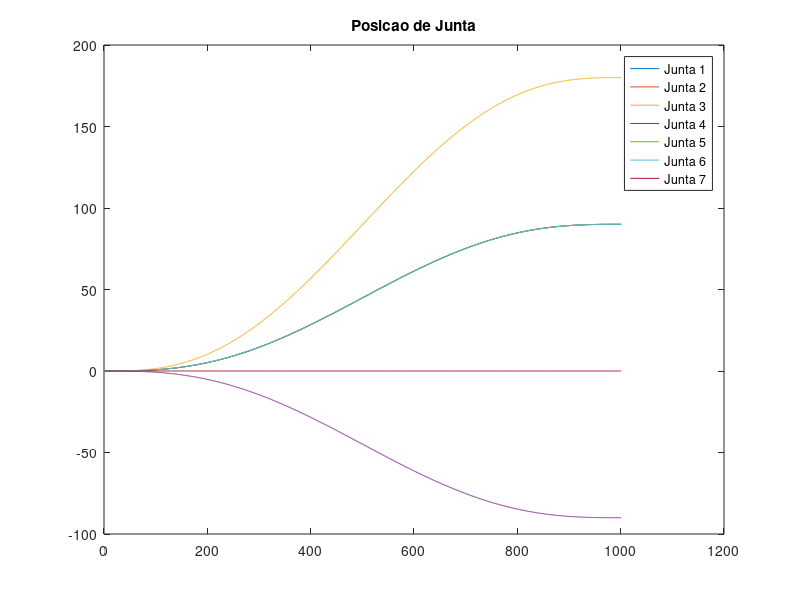
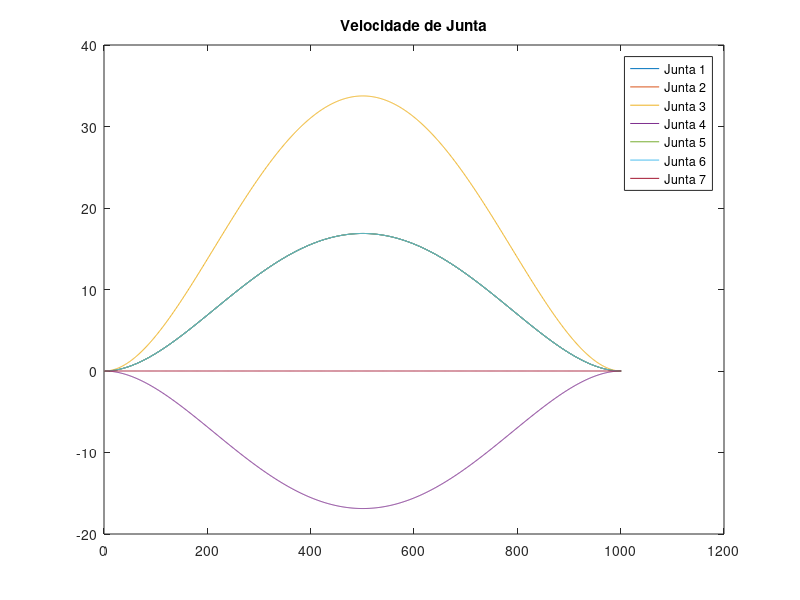
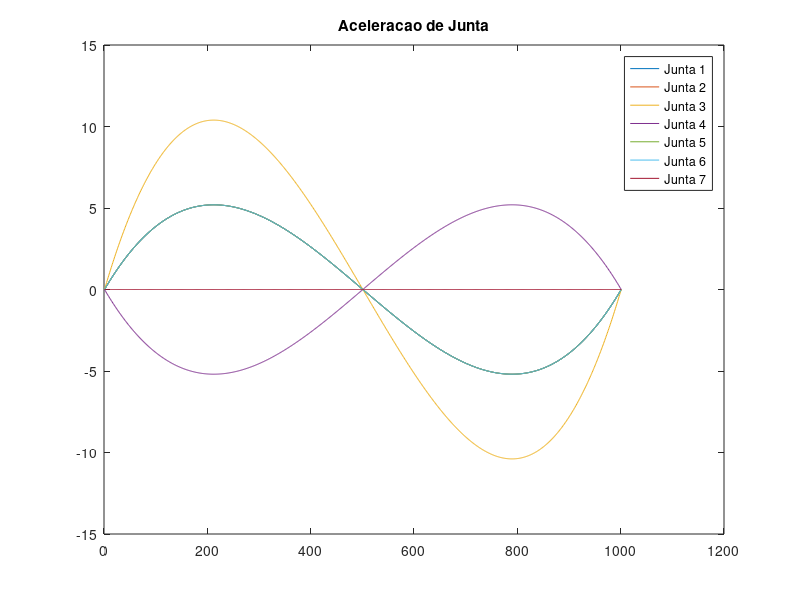

The MATLAB source for these figures, in order:
t = 0:1E-2:10;
t = t';
Td = 10;

%Atribuicao dos valores de junta tal qual
%joint = c0 + c1*t + c2*t.^2 + c3*t.^3 + c4*t.^4 + c5*t.^5;
theta_s = 0;
theta_g = 90;
c0 = theta_s;
c1 = 0;
c2 = 0;
c3 = 10*(theta_g - theta_s)/(Td.^3);
c4 = 15*(theta_s - theta_g)/(Td.^4);
c5 = 06*(theta_g - theta_s)/(Td.^5);
pos = [c5 c4 c3 c2 c1 c0];
vel = polyder(pos);
acc = polyder(vel);
joint1 = [polyval( pos , t ) , polyval( vel , t ) , polyval( acc , t )];
joint2 = [polyval( pos , t ) , polyval( vel , t ) , polyval( acc , t )];

theta_g = 180;
c0 = theta_s;
c1 = 0;
c2 = 0;
c3 = 10*(theta_g - theta_s)/(Td.^3);
c4 = 15*(theta_s - theta_g)/(Td.^4);
c5 = 06*(theta_g - theta_s)/(Td.^5);
pos = [c5 c4 c3 c2 c1 c0];
vel = polyder(pos);
acc = polyder(vel);
joint3 = [polyval( pos , t ) , polyval( vel , t ) , polyval( acc , t )];

theta_g = -90;
c0 = theta_s;
c1 = 0;
c2 = 0;
c3 = 10*(theta_g - theta_s)/(Td.^3);
c4 = 15*(theta_s - theta_g)/(Td.^4);
c5 = 06*(theta_g - theta_s)/(Td.^5);
pos = [c5 c4 c3 c2 c1 c0];
vel = polyder(pos);
acc = polyder(vel);
joint4 = [polyval( pos , t ) , polyval( vel , t ) , polyval( acc , t )];

theta_g = 90;
c0 = theta_s;
c1 = 0;
c2 = 0;
c3 = 10*(theta_g - theta_s)/(Td.^3);
c4 = 15*(theta_s - theta_g)/(Td.^4);
c5 = 06*(theta_g - theta_s)/(Td.^5);
pos = [c5 c4 c3 c2 c1 c0];
vel = polyder(pos);
acc = polyder(vel);
joint5 = [polyval( pos , t ) , polyval( vel , t ) , polyval( acc , t )];
joint6 = [polyval( pos , t ) , polyval( vel , t ) , polyval( acc , t )];

theta_g = 0;
c0 = theta_s;
c1 = 0;
c2 = 0;
c3 = 10*(theta_g - theta_s)/(Td.^3);
c4 = 15*(theta_s - theta_g)/(Td.^4);
c5 = 06*(theta_g - theta_s)/(Td.^5);
pos = [c5 c4 c3 c2 c1 c0];
vel = polyder(pos);
acc = polyder(vel);
joint7 = [polyval( pos , t ) , polyval( vel , t ) , polyval( acc , t )];

%Grafico de Posicao
figure(2)
clf
plot(joint1(:,1))
hold on
plot(joint2(:,1))
plot(joint3(:,1))
plot(joint4(:,1))
plot(joint5(:,1))
plot(joint6(:,1))
plot(joint7(:,1))
title('Posicao de Junta')
legend('Junta 1','Junta 2','Junta 3','Junta 4','Junta 5','Junta 6','Junta 7','Location', 'northeast')

%Grafico de Velocidade
figure(3)
clf
plot(joint1(:,2))
hold on
plot(joint2(:,2))
plot(joint3(:,2))
plot(joint4(:,2))
plot(joint5(:,2))
plot(joint6(:,2))
plot(joint7(:,2))
title('Velocidade de Junta')
legend('Junta 1','Junta 2','Junta 3','Junta 4','Junta 5','Junta 6','Junta 7','Location', 'northeast')

%Grafico de Aceleracao
figure(4)
clf
plot(joint1(:,3))
hold on
plot(joint2(:,3))
plot(joint3(:,3))
plot(joint4(:,3))
plot(joint5(:,3))
plot(joint6(:,3))
plot(joint7(:,3))
title('Aceleracao de Junta')
legend('Junta 1','Junta 2','Junta 3','Junta 4','Junta 5','Junta 6','Junta 7','Location', 'northeast')
